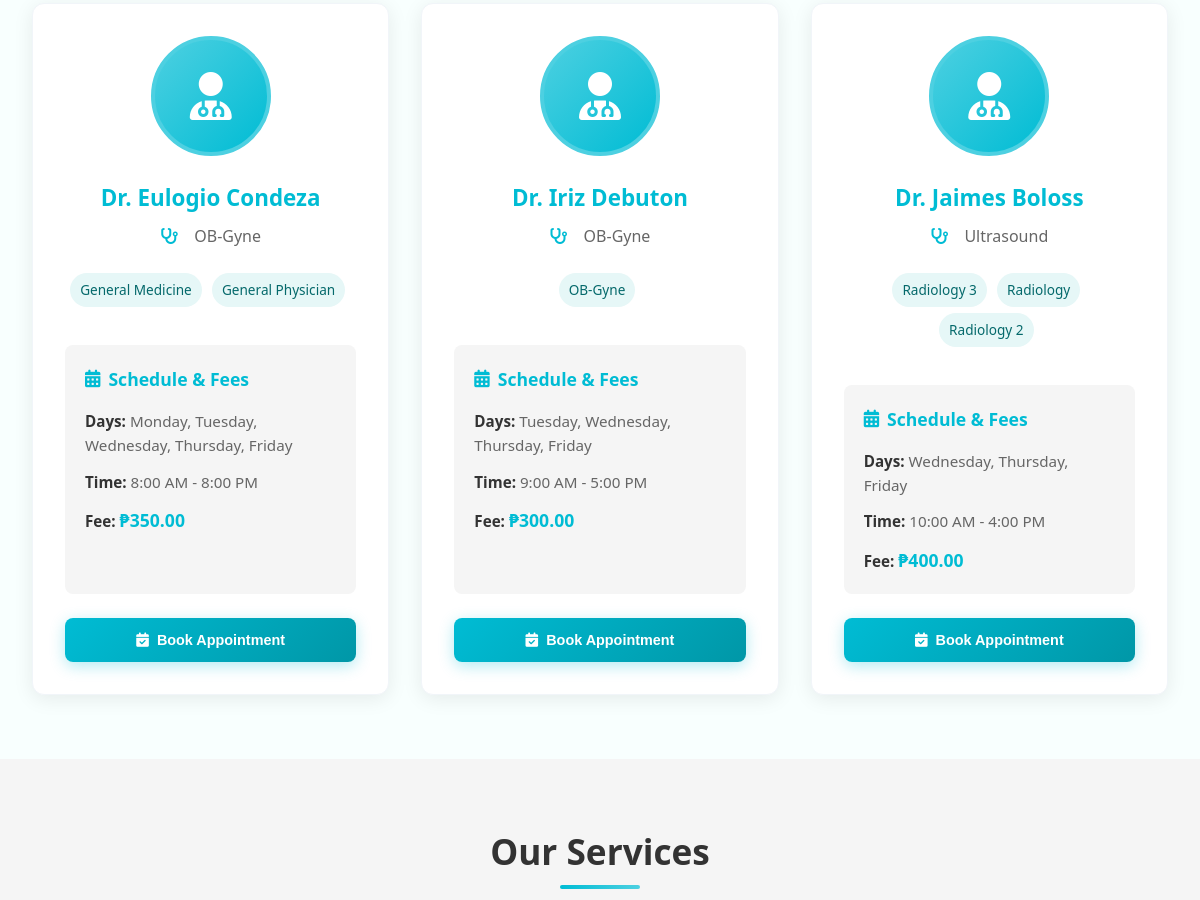
Before: / (middle part) with the older database file.
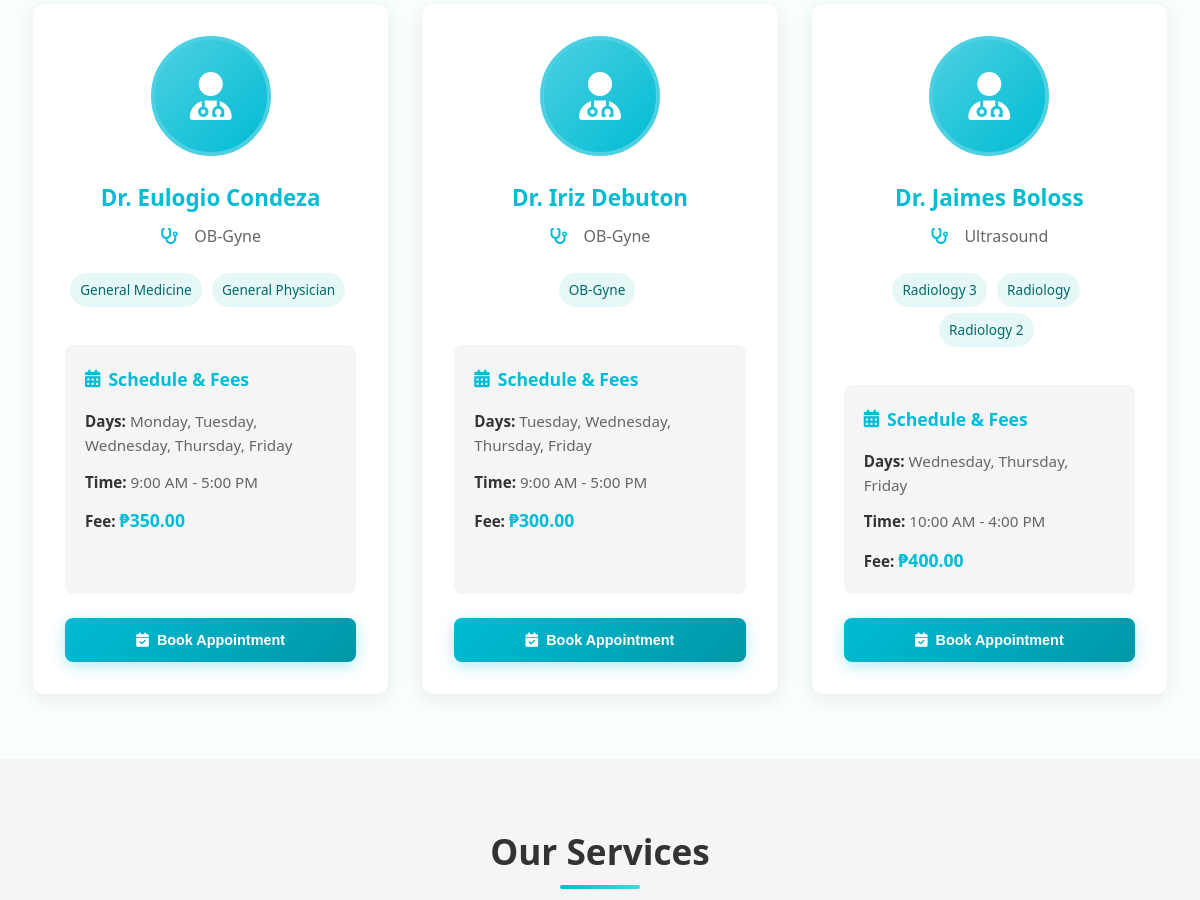
After: the same page with the newer database file.
### tables this page shows
CREATE TABLE doctors (
                    id INTEGER PRIMARY KEY AUTOINCREMENT,
                    user_id INTEGER,
                    specialty VARCHAR(100),
                    license_number VARCHAR(50),
                    phone VARCHAR(20),
                    experience_years INTEGER DEFAULT 0,
                    consultation_fee DECIMAL(10,2) DEFAULT 0.00,
                    schedule_days TEXT,
                    schedule_time_start TIME,
                    schedule_time_end TIME,
                    biography TEXT,
                    is_available INTEGER DEFAULT 1,
                    status VARCHAR(20) DEFAULT 'active' CHECK (status IN ('active', 'inactive')),
                    created_at DATETIME DEFAULT CURRENT_TIMESTAMP,
                    FOREIGN KEY (user_id) REFERENCES users(id)
                );

CREATE TABLE users (
                    id INTEGER PRIMARY KEY AUTOINCREMENT,
                    username VARCHAR(50) UNIQUE NOT NULL,
                    email VARCHAR(100) UNIQUE NOT NULL,
                    password VARCHAR(255) NOT NULL,
                    first_name VARCHAR(50),
                    last_name VARCHAR(50),
                    profile_image VARCHAR(255),
                    role VARCHAR(20) DEFAULT 'patient' CHECK (role IN ('admin', 'doctor', 'patient')),
                    is_active INTEGER DEFAULT 1,
                    status VARCHAR(20) DEFAULT 'pending' CHECK (status IN ('active', 'inactive', 'pending')),
                    created_at DATETIME DEFAULT CURRENT_TIMESTAMP,
                    updated_at DATETIME DEFAULT CURRENT_TIMESTAMP
                , email_verified INTEGER DEFAULT 0, phone TEXT, date_of_birth TEXT, gender TEXT, address TEXT);

### includes/database.php (called while the page is built, shortened)
<?php
class Database {
    private $connection;
    private static $instance = null;
    public static function getInstance() {
        if (self::$instance === null) {
            self::$instance = new self();
        }
        return self::$instance;
    }
    private function connect() {
        try {
            if (DB_TYPE === 'sqlite') {
                $this->connection = new PDO(
                    "sqlite:" . SQLITE_PATH,
                    null,
                    null,
                    array(
                        PDO::ATTR_ERRMODE => PDO::ERRMODE_EXCEPTION,
                        PDO::ATTR_DEFAULT_FETCH_MODE => PDO::FETCH_ASSOC
                    )
                );
                $this->connection->exec('PRAGMA foreign_keys = ON');
            }
        } catch (PDOException $e) {
            die("Database connection failed: " . $e->getMessage());
        }
    }
    public function query($sql, $params = array()) {
        try {
            $stmt = $this->connection->prepare($sql);
            $stmt->execute($params);
            return $stmt;
        } catch (PDOException $e) {
            error_log("Database query error: " . $e->getMessage());
            throw $e;
        }
    }
    public function fetchAll($sql, $params = array()) {
        $stmt = $this->query($sql, $params);
        return $stmt->fetchAll();
    }
}
?>

### includes/functions.php (called while the page is built, shortened)
<?php
require_once 'database.php';
function formatTime($time, $format = 'g:i A') {
    $timestamp = strtotime($time);
    return date($format, $timestamp);
}
?>

### index.php (the view, shortened to what the changed rows need)
<?php
require_once 'includes/header.php';
$db = Database::getInstance();
    $doctors = $db->fetchAll("
        SELECT d.id AS doctor_id, u.first_name, u.last_name, u.profile_image,
               d.specialty, d.schedule_days, d.schedule_time_start, d.schedule_time_end,
               d.consultation_fee, d.biography
        FROM users u
        JOIN doctors d ON u.id = d.user_id
        WHERE u.role = 'doctor' AND u.is_active = 1 AND d.is_available = 1
        ORDER BY u.first_name
    ");
?>
<section class="section">
    <div class="container">
        <?php if (!empty($doctors)): ?>
            <div class="doctors-grid" style="display: grid; grid-template-columns: repeat(auto-fit, minmax(320px, 1fr)); gap: 2rem; margin-top: 2rem;">
                <?php foreach ($doctors as $doctor): ?>
                    <div class="card doctor-card" style="height: 100%; display: flex; flex-direction: column; transition: transform 0.3s ease, box-shadow 0.3s ease;">
                        <div class="doctor-image-container" style="text-align: center; margin-bottom: 1.5rem;">
                            <?php if (!empty($doctor['profile_image']) && file_exists('assets/images/' . $doctor['profile_image'])): ?>
                                <img src="<?php echo SITE_URL; ?>/assets/images/<?php echo htmlspecialchars($doctor['profile_image']); ?>"
                                     alt="Dr. <?php echo htmlspecialchars($doctor['first_name'] . ' ' . $doctor['last_name']); ?>"
                                     class="doctor-image" style="width: 120px; height: 120px; border-radius: 50%; object-fit: cover; border: 4px solid var(--light-cyan);">
                            <?php else: ?>
                                <div class="doctor-image" style="width: 120px; height: 120px; background: linear-gradient(135deg, var(--light-cyan), var(--primary-cyan)); border-radius: 50%; display: flex; align-items: center; justify-content: center; margin: 0 auto; border: 4px solid var(--light-cyan);">
                                    <i class="fas fa-user-md" style="font-size: 3rem; color: white;"></i>
                                </div>
                            <?php endif; ?>
                        </div>
                        <div class="doctor-info" style="flex: 1; display: flex; flex-direction: column;">
                            <h3 class="doctor-name" style="margin: 0 0 0.5rem 0; font-size: 1.4rem; color: var(--primary-cyan); text-align: center;">
                                Dr. <?php echo htmlspecialchars($doctor['first_name'] . ' ' . $doctor['last_name']); ?>
                            </h3>
                            <p class="doctor-specialty" style="text-align: center; margin: 0 0 1.5rem 0; color: var(--text-light); font-weight: 500; font-size: 1rem;">
                                <i class="fas fa-stethoscope" style="color: var(--primary-cyan); margin-right: 0.5rem;"></i>
                                <?php echo htmlspecialchars($doctor['specialty']); ?>
                            </p>
                            <?php if (!empty($doctor['offers'])): ?>
                                <div style="text-align:center; margin-bottom: 1rem;">
                                    <?php foreach ($doctor['offers'] as $offer_title): ?>
                                        <span class="badge" style="display:inline-block; background: #e6f7f7; color: #05696b; padding: 6px 10px; border-radius: 999px; font-size: 0.85rem; margin: 0 6px 6px 0;"><?php echo htmlspecialchars($offer_title); ?></span>
                                    <?php endforeach; ?>
                                </div>
                            <?php endif; ?>
                            <div class="doctor-schedule" style="background: var(--light-gray); padding: 1.25rem; border-radius: 8px; margin-bottom: 1.5rem; flex: 1;">
                                <h4 style="color: var(--primary-cyan); margin: 0 0 1rem 0; font-size: 1.1rem; display: flex; align-items: center;">
                                    <i class="fas fa-calendar-alt" style="margin-right: 0.5rem;"></i> Schedule & Fees
                                </h4>
                                <div class="schedule-item" style="margin-bottom: 0.75rem; font-size: 0.95rem;">
                                    <strong style="color: var(--text-dark);">Days:</strong>
                                    <span style="color: var(--text-light);">
                                        <?php
                                        $days = explode(',', $doctor['schedule_days']);
                                        echo htmlspecialchars(implode(', ', $days));
                                        ?>
                                    </span>
                                </div>
                                <div class="schedule-item" style="margin-bottom: 0.75rem; font-size: 0.95rem;">
                                    <strong style="color: var(--text-dark);">Time:</strong>
                                    <span style="color: var(--text-light);">
                                        <?php
                                        if (!empty($doctor['schedule_time_start']) && !empty($doctor['schedule_time_end'])) {
                                            echo formatTime($doctor['schedule_time_start']) . ' - ' . formatTime($doctor['schedule_time_end']);
                                        } else {
                                            echo 'Not set';
                                        }
                                        ?>
                                    </span>
                                </div>
                                <div class="schedule-item" style="margin-bottom: 0; font-size: 0.95rem;">
                                    <strong style="color: var(--text-dark);">Fee:</strong>
                                    <span style="color: var(--primary-cyan); font-weight: bold; font-size: 1.1rem;">
                                        ₱<?php echo number_format($doctor['consultation_fee'], 2); ?>
                                    </span>
                                </div>
                            </div>
                            <div style="text-align: center; margin-top: auto;">
                                <?php if (isset($_SESSION['user_id']) && $_SESSION['role'] === 'patient'): ?>
                                    <a href="<?php echo SITE_URL; ?>/patient/book-appointment.php" class="btn btn-primary" style="width: 100%; padding: 0.875rem 1.5rem; font-weight: 600;">
                                        <i class="fas fa-calendar-check"></i> Book Appointment
                                    </a>
                                <?php else: ?>
                                    <button class="btn btn-primary" onclick="EasyMed.openModal('loginModal')" style="width: 100%; padding: 0.875rem 1.5rem; font-weight: 600;">
                                        <i class="fas fa-calendar-check"></i> Book Appointment
                                    </button>
                                <?php endif; ?>
                            </div>
                        </div>
                    </div>
                <?php endforeach; ?>
            </div>
        <?php endif; ?>
    </div>
</section>
<section class="section" style="background-color: var(--light-gray);">
    <div class="container">
        <h2 class="section-title">Our Services</h2>
    </div>
</section>
<?php require_once 'includes/footer.php'; ?>

Changed rows visible on the page:
changed doctors "Monday, Tuesday, Wednesday, Thursday, Friday": schedule_time_start "8:00 AM" → "9:00 AM"; schedule_time_end "8:00 PM" → "5:00 PM"
